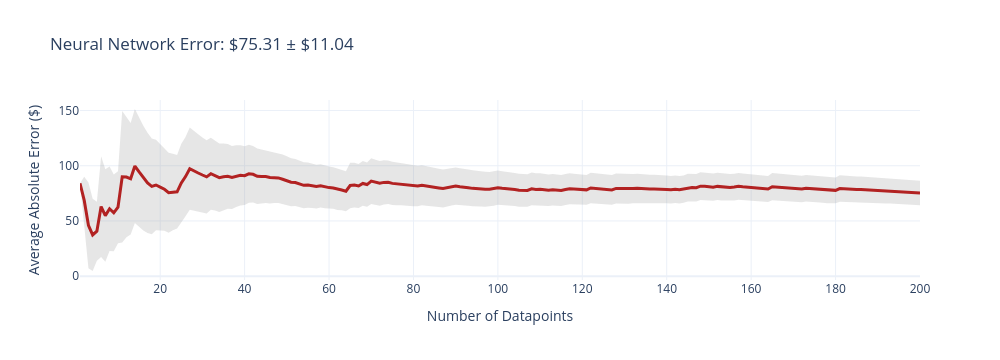
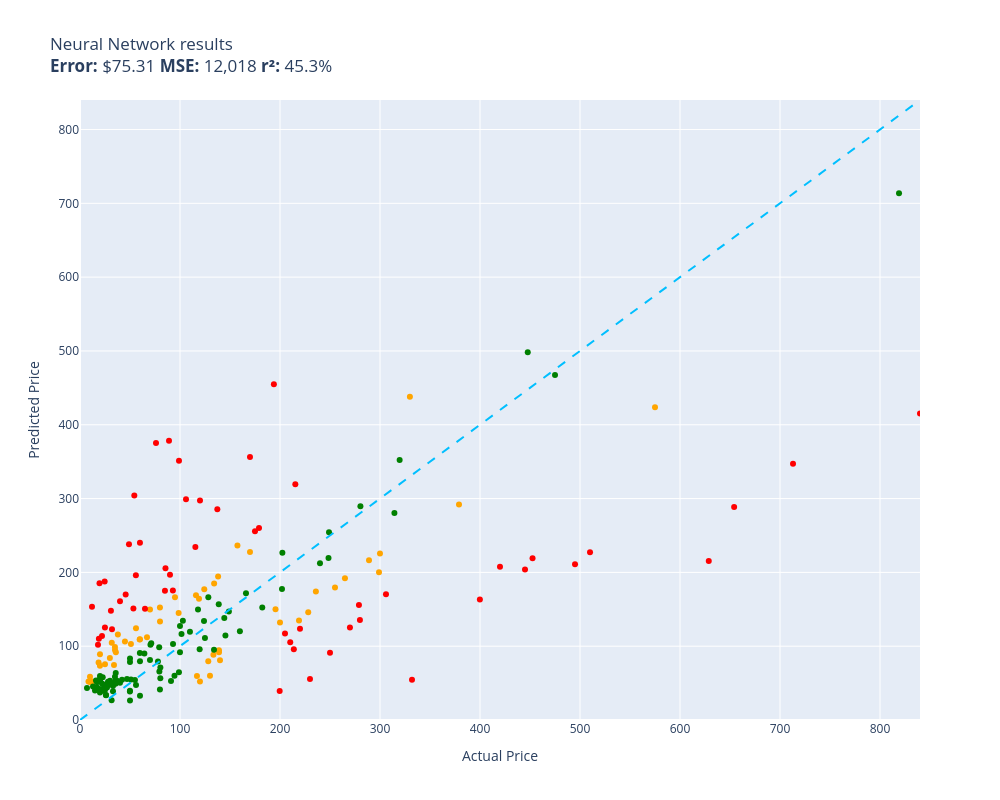

The notebook cell these images were saved under, in order:
### Code cell
evaluate(neural_network, test)

### Figure 1 — Plotly figure (JSON) as saved in the notebook; plotly's stock layout.template omitted (floating-point values rounded to 4 significant figures; data arrays with more than 128 entries replaced by an {"elided": "..."} marker saying what was removed)
{"data": [{"fill": "toself", "fillcolor": "rgba(128,128,128,0.2)", "hoverinfo": "skip", "line": {"color": "rgba(255,255,255,0)"}, "name": "95% CI", "showlegend": false, "type": "scatter", "x": {"elided": "400 int values"}, "y": {"elided": "400 float values"}}, {"customdata": {"elided": "200x1 float values"}, "hovertemplate": "n=%{x}<br>Avg Error=$%{y:,.2f}<br>±95% CI=$%{customdata[0]:,.2f}<extra></extra>", "line": {"color": "firebrick", "width": 3}, "mode": "lines", "name": "Cumulative Avg Error", "type": "scatter", "x": {"elided": "200 int values"}, "y": {"elided": "200 float values"}}], "layout": {"height": 360, "showlegend": false, "title": {"text": "Neural Network Error: $75.31 ± $11.04"}, "width": 1000, "xaxis": {"title": {"text": "Number of Datapoints"}}, "yaxis": {"title": {"text": "Average Absolute Error ($)"}}}}

### Figure 2 — Plotly figure (JSON) as saved in the notebook; plotly's stock layout.template omitted (floating-point values rounded to 4 significant figures)
{"data": [{"customdata": [["Old Blood Noise Excess V2 Distortion Cho...\nGuess=$134.92 Actual=$219.00"], ["telpo Headlight Assembly Fit For 15 Camr...\nGuess=$169.13 Actual=$115.99"], ["Stand for Raven Pro Document Scanner - P...\nGuess=$83.87 Actual=$29.85"], ["Pump Head TBVECHI 175PSI 4KW 5.5HP 21CFM...\nGuess=$437.92 Actual=$329.90"], ["Metabo HPT 36V MultiVolt™ Cordless Rotar...\nGuess=$291.80 Actual=$379.00"], ["46mm Digital Pro High-Resolution Close-U...\nGuess=$89.07 Actual=$19.99"], ["PEMP E65 E66 CDC Simulate Optical Fiber ...\nGuess=$164.17 Actual=$119.00"], ["Aolemi Oil Rubbed Bronze Single Function...\nGuess=$144.95 Actual=$98.65"], ["Evergreen HSHB2005 Cylinder Head Gasket ...\nGuess=$109.01 Actual=$59.69"], ["Southwire 120V/15A Right Angle User Atta...\nGuess=$116.00 Actual=$37.87"], ["15\" Locking Shower Head Extension Arm in...\nGuess=$152.46 Actual=$79.95"], ["Tidal Front + Rear Fender Flares 4PC Poc...\nGuess=$179.38 Actual=$254.99"], ["DALDED LED Light Kit for Lego Sonic Gree...\nGuess=$75.68 Actual=$24.99"], ["Baseball Backpacks Large 18 Inch Bookbag...\nGuess=$104.55 Actual=$31.77"], ["3D Tree Hole Branches 075 Stair Risers D...\nGuess=$59.90 Actual=$129.99"], ["Diversitech WG840585 Motor, (Ddb) 1/3Hp,...\nGuess=$185.10 Actual=$134.12"], ["Laisomeke Waterproof Junction Box, Unive...\nGuess=$52.01 Actual=$11.99"], ["Sumerain S1339CM Double Handle Widesprea...\nGuess=$174.00 Actual=$235.86"], ["Beck/Arnley 0421945 Air Filter\nGuess=$91.80 Actual=$35.87"], ["Dell Optiplex 390 Desktop Computer i3 3....\nGuess=$177.03 Actual=$124.27"], ["IQShield Screen Protector Compatible wit...\nGuess=$51.45 Actual=$9.95"], ["Neporal Full Spectrum Light Bulb, 6000K ...\nGuess=$77.83 Actual=$18.59"], ["Pidoko Kids Train Table, Grey with 90 Pc...\nGuess=$52.11 Actual=$119.97"], ["LEGO Marvel Avengers War Machine Buster ...\nGuess=$109.54 Actual=$59.95"], ["Trim Kit for 2-handle Shower & Tub Valve...\nGuess=$166.42 Actual=$94.99"], ["KS K-STORM Replacement Silicone Mushroom...\nGuess=$52.13 Actual=$8.50"], ["Pioneer 2AM401-BN Two Handle Kitchen Fau...\nGuess=$145.84 Actual=$228.22"], ["LSSAGOON Backpack for Women Teen Kids Gi...\nGuess=$74.43 Actual=$33.99"], ["Grey Pneumatic 1311SD Impact Socket Set\nGuess=$236.36 Actual=$157.43"], ["Walker Exhaust Ultra EPA 16478 Direct Fi...\nGuess=$423.82 Actual=$574.99"], ["4pc Wheel Spacers Adapters 4\" (2inch Per...\nGuess=$59.66 Actual=$116.95"], ["Urth 62mm UV, Circular Polarizing (CPL),...\nGuess=$91.95 Actual=$139.00"], ["Mikrotik RB3011UIAS-RM RouterBOARD 10xGi...\nGuess=$200.29 Actual=$299.00"], ["MXR Carbon Copy Deluxe Analog Delay Guit...\nGuess=$150.13 Actual=$195.50"], ["Chalkboard Name Badges with Magnetic Bac...\nGuess=$73.59 Actual=$19.95"], ["Linkloos Solar Street Lights Outdoor Wat...\nGuess=$124.24 Actual=$55.99"], ["Universal Power Group 12V 100Ah Sealed L...\nGuess=$132.22 Actual=$199.99"], ["New Replacement seat cover fits Yamaha M...\nGuess=$94.64 Actual=$138.95"], ["Skullcandy Hesh Evo Bluetooth Headphones...\nGuess=$149.86 Actual=$69.99"], ["ROHL WSGUM3018WH Wire Sink Grids, White\nGuess=$79.64 Actual=$128.28"], ["ASUS VY279HE-W 27” 1080P Monitor - White...\nGuess=$194.41 Actual=$138.10"], ["200 ' feet True 14 Gauge AWG CCA Speaker...\nGuess=$106.25 Actual=$44.95"], ["APS iBoard (304 Stainless Steel Polished...\nGuess=$192.04 Actual=$264.95"], ["StonKraft Brass Chess Board Game Set wit...\nGuess=$81.01 Actual=$140.00"], ["Audio Techinca ATW-T1002 System 10 Handh...\nGuess=$216.30 Actual=$289.00"], ["Replacement Remote Control fit for Sony ...\nGuess=$58.63 Actual=$9.99"], ["HP Laserjet 2100 Laser Printer W/Test Pr...\nGuess=$225.59 Actual=$299.98"], ["Targus CityGear Durable Backpack, Black,...\nGuess=$88.50 Actual=$133.43"], ["KZ ZS10 Pro in Ear Monitor Headphone KZ ...\nGuess=$112.12 Actual=$66.99"], ["Jada Toys Ryan's World Combo Panda Airli...\nGuess=$99.04 Actual=$34.94"], ["Pyle 2x120 Watt Home Audio Speaker Power...\nGuess=$102.90 Actual=$50.92"], ["STICKGOO Peel and Stick Backsplash for K...\nGuess=$94.74 Actual=$34.99"], ["MonMount Triple Monitor Stand Freestandi...\nGuess=$133.44 Actual=$79.99"], ["Xiaomi Redmi 10 2022 NFC 4G LTE (128GB +...\nGuess=$227.78 Actual=$169.99"]], "hovertemplate": "%{customdata[0]}<extra></extra>", "legendgroup": "orange", "marker": {"color": "orange", "size": 6, "symbol": "circle"}, "mode": "markers", "name": "orange", "orientation": "v", "showlegend": true, "type": "scatter", "x": [219.0, 116.0, 29.85, 329.9, 379.0, 19.99, 119.0, 98.65, 59.69, 37.87, 79.95, 255.0, 24.99, 31.77, 130.0, 134.1, 11.99, 235.9, 35.87, 124.3, 9.95, 18.59, 120.0, 59.95, 94.99, 8.5, 228.2, 33.99, 157.4, 575.0, 117.0, 139.0, 299.0, 195.5, 19.95, 55.99, 200.0, 138.9, 69.99, 128.3, 138.1, 44.95, 264.9, 140.0, 289.0, 9.99, 300.0, 133.4, 66.99, 34.94, 50.92, 34.99, 79.99, 170.0], "xaxis": "x", "y": [134.9, 169.1, 83.87, 437.9, 291.8, 89.07, 164.2, 145.0, 109.0, 116.0, 152.5, 179.4, 75.68, 104.5, 59.9, 185.1, 52.01, 174.0, 91.8, 177.0, 51.45, 77.83, 52.11, 109.5, 166.4, 52.13, 145.8, 74.43, 236.4, 423.8, 59.66, 91.95, 200.3, 150.1, 73.59, 124.2, 132.2, 94.64, 149.9, 79.64, 194.4, 106.2, 192.0, 81.01, 216.3, 58.63, 225.6, 88.5, 112.1, 99.04, 102.9, 94.74, 133.4, 227.8], "yaxis": "y"}, {"customdata": [["NewPower99 Battery Kit for Samsung Galax...\nGuess=$54.12 Actual=$54.95"], ["EXMAX NG-10X Fresnel Lens Focusing Adapt...\nGuess=$81.35 Actual=$69.98"], ["SuppliesOutlet Compatible Toner Cartridg...\nGuess=$138.14 Actual=$144.29"], ["8544771 Dryer Heating Element, 279816 Th...\nGuess=$63.67 Actual=$35.74"], ["Panasonic KX-TG6511B DECT 6.0 PLUS Expan...\nGuess=$98.52 Actual=$79.20"], ["LOVE MEI Galaxy S10 Lite Case, Military ...\nGuess=$38.96 Actual=$32.98"], ["GJY Portable TV,10.6 inch Mini TV for AT...\nGuess=$65.77 Actual=$79.36"], ["LD Products Compatible Toner Cartridge R...\nGuess=$78.74 Actual=$49.98"], ["Intermatic PX300 12V 300W Transformer wi...\nGuess=$95.30 Actual=$134.00"], ["CORSAIR Dominator Platinum RGB 32GB (2x1...\nGuess=$134.08 Actual=$124.00"], ["June Garden 12\" Sweet Dolly Charlotte - ...\nGuess=$54.98 Actual=$19.99"], ["Clementoni 39132.5 Jigsaw Puzzle 1,000 P...\nGuess=$41.42 Actual=$79.95"], ["10GBase-LR SFP+ Transceiver, Handar 10GB...\nGuess=$59.54 Actual=$19.99"], ["GanFindX Portable Car Hand Controls for ...\nGuess=$120.34 Actual=$159.90"], ["KOMPUTERBAY 4GB 2X 2GB DDR2 1066MHz PC2-...\nGuess=$56.47 Actual=$80.34"], ["Canon EOS Rebel T7 Digital SLR Camera wi...\nGuess=$713.56 Actual=$819.00"], ["Mylites+ Standard Comic Book Mylar Sleev...\nGuess=$52.04 Actual=$34.99"], ["Wenger City Upgrade Laptop Backpack with...\nGuess=$114.32 Actual=$145.42"], ["AUTOFREE LED Tail Lights Assembly Compat...\nGuess=$177.59 Actual=$201.99"], ["Adams Check Payment and Deposit Register...\nGuess=$49.19 Actual=$35.49"], ["KOHLER 18865-CP Filtered Water Faucet, P...\nGuess=$467.31 Actual=$475.00"], ["Fjallraven, Kanken Laptop 15\" Backpack f...\nGuess=$95.71 Actual=$119.65"], ["Retevis RT68 Soft Earhook Walkie Talkie ...\nGuess=$43.21 Actual=$6.99"], ["Evan-Fischer Front Bumper Cover Compatib...\nGuess=$226.68 Actual=$202.38"], ["Webcem Solar Shed Light Outdoor Indoor, ...\nGuess=$79.28 Actual=$77.96"], ["Festool 492370 Platin 2 S1000 Grit 6-Inc...\nGuess=$52.94 Actual=$91.00"], ["Western Digital Enterprise RE4-GP 2TB SA...\nGuess=$119.40 Actual=$109.95"], ["VLAND LED Smoked Taillights Compatible F...\nGuess=$212.33 Actual=$239.99"], ["PM Auto Front Right Quick Complete Strut...\nGuess=$111.17 Actual=$124.94"], ["Tablet PC Cover Compatible with Lenovo T...\nGuess=$26.75 Actual=$31.61"], ["Miyaya@ Funny Animal Masks Collection fo...\nGuess=$44.03 Actual=$16.99"], ["Ultra Duster Canned Air Net 10 Oz 6-Pack\nGuess=$38.59 Actual=$49.90"], ["Liberty Imports 12 Pack: US Military Toy...\nGuess=$51.23 Actual=$16.98"], ["Ceramic Talavera Mexican Tile 4x4\", 9 Pi...\nGuess=$48.37 Actual=$29.95"], ["Marvel Legends Series X-Men 6-Inch Archa...\nGuess=$64.78 Actual=$98.95"], ["Intrepid International Dressage Letters-...\nGuess=$43.89 Actual=$26.99"], ["ANZO USA 111207 GMC SIERRA 99-06 / YUKON...\nGuess=$152.35 Actual=$182.28"], ["KUNN Small Electrician Tool Pouch Utilit...\nGuess=$42.01 Actual=$21.99"], ["iPhone 12/12 Pro Nicaragua Guardabarranc...\nGuess=$37.09 Actual=$19.97"], ["Replacement Remote Control for PANASONIC...\nGuess=$58.74 Actual=$34.95"], ["4LT LUMINETTE Vanity Opal GLS BSN\nGuess=$127.26 Actual=$99.99"], ["GE RPWF SmartWater Comparable Refrigerat...\nGuess=$53.18 Actual=$36.99"], ["MGP Caliper Covers 39011SACURD Red Powde...\nGuess=$254.45 Actual=$249.00"], ["LSI Broadcom SAS 9300-8i 8-port 12Gb/s S...\nGuess=$149.57 Actual=$118.00"], ["NewFantasia Replacement Audio Cable with...\nGuess=$49.02 Actual=$31.00"], ["MONOCARBON Forged Carbon Fiber Case for ...\nGuess=$32.79 Actual=$59.99"], ["AC Compressor & A/C Kit For BMW 335i 335...\nGuess=$280.31 Actual=$314.41"], ["DuraGo 29515020 Front Hub Assembly\nGuess=$166.35 Actual=$128.34"], ["GENUINE VOLVO THERMOSTAT (3.0, 3.2) S60 ...\nGuess=$134.46 Actual=$102.85"], ["USB Charger, CIVIE High Speed 60W Multip...\nGuess=$53.44 Actual=$15.99"], ["Pyle Wireless Rear View Backup Camera - ...\nGuess=$102.06 Actual=$70.45"], ["Cardone 84-58642 New HEI Electronic Dist...\nGuess=$171.57 Actual=$165.99"], ["Hp Pavilion P7-1257c Motherboard Aahd3-h...\nGuess=$90.87 Actual=$59.86"], ["Kastar Battery Pack Replacement for Sony...\nGuess=$54.02 Actual=$19.99"], ["Amana Tool - SC587 Carbide Tipped 3-Wing...\nGuess=$103.85 Actual=$71.23"], ["AZX Stylus Pencil for Apple iPad Pro 202...\nGuess=$53.20 Actual=$29.99"], ["Raspberry Pi 3 Model B+ Aluminum Case Me...\nGuess=$40.13 Actual=$14.99"], ["LCD Screen for Dell Inspiron 17R 17.3\" H...\nGuess=$90.18 Actual=$64.37"], ["Diversitech UC2436-3 Ultralite Condenser...\nGuess=$70.96 Actual=$80.39"], ["200 Couples Conversation Cards - Enjoy B...\nGuess=$46.11 Actual=$32.97"], ["The Puppet Company - Carpet-Unicorn, Whi...\nGuess=$41.94 Actual=$19.00"], ["KYX Racing Hardened Steel Center Drive S...\nGuess=$55.57 Actual=$46.99"], ["Baumgartens Sicurix Blank PVC ID Cards (...\nGuess=$54.09 Actual=$19.11"], ["OEM Samsung Remote Control Shipped with ...\nGuess=$47.30 Actual=$56.00"], ["Venom Power Terra Hunter R/T+ R/T All-Te...\nGuess=$352.11 Actual=$319.65"], ["Custom Engagement Logo Desk Embosser Sea...\nGuess=$39.67 Actual=$49.95"], ["520 Pieces Christmas Envelope Seal Stick...\nGuess=$33.37 Actual=$25.99"], ["LD Compatible Ink Cartridge Replacement ...\nGuess=$54.41 Actual=$41.99"], ["BestPricedDecals Wine A BIT, You'll Feel...\nGuess=$45.41 Actual=$12.98"], ["VATOS 4 Packs Bubble Machine Gun for Kid...\nGuess=$39.56 Actual=$22.88"], ["Steering Wheel, Carbon Fiber Automotive ...\nGuess=$498.27 Actual=$447.74"], ["BXYJY for Samsung Galaxy Z Fold 3 Case w...\nGuess=$26.40 Actual=$49.99"], ["VONADO Space Wars Colonial Viper MK1 Bui...\nGuess=$50.30 Actual=$39.99"], ["Disney Princess Sparkling Princess Sleep...\nGuess=$44.50 Actual=$24.95"], ["sabermaster TCG Playmat yugioh playmat T...\nGuess=$49.29 Actual=$21.99"], ["Star Wars Die-Cast Metal TITANIUM Series...\nGuess=$57.95 Actual=$22.70"], ["DuraGo BR5330 Front Vented Disc Brake Ro...\nGuess=$116.63 Actual=$101.51"], ["Vinyl Soft Top Roll-up Adjustable Truck ...\nGuess=$146.89 Actual=$148.88"], ["Glovion Music Stand Light, Clip On Piano...\nGuess=$51.99 Actual=$27.99"], ["Samsung DA97-07603B Freezer Ice Maker As...\nGuess=$102.84 Actual=$93.02"], ["Intex River Run Connect Lounge (Four)\nGuess=$59.94 Actual=$94.49"], ["Think Gizmos Build Your Own Robot Toys f...\nGuess=$40.80 Actual=$24.95"], ["PowerSport Front Rear Brakes and Rotors ...\nGuess=$219.63 Actual=$248.51"], ["Viola Bow 4/4 Full Size Carbon Fiber (Bl...\nGuess=$83.27 Actual=$49.99"], ["Fender Hendrix Voodoo Child Coiled Instr...\nGuess=$79.48 Actual=$59.99"], ["W11130208 W10695459 Refrigerator LED Mod...\nGuess=$48.46 Actual=$26.59"], ["Garmin 010-12402-10 GT15M-TM Transom-Mou...\nGuess=$156.68 Actual=$138.74"], ["Fitness Center Gym Room Weight Train Dua...\nGuess=$91.72 Actual=$99.99"], ["For Volvo C70 S70 V70 V40 S40 AC Compres...\nGuess=$289.43 Actual=$280.41"], ["Refresh NSF-53 Premium Replacement Refri...\nGuess=$54.72 Actual=$50.99"], ["NICKSTON Red Sparkling Glitter Slim Band...\nGuess=$33.73 Actual=$25.99"]], "hovertemplate": "%{customdata[0]}<extra></extra>", "legendgroup": "green", "marker": {"color": "green", "size": 6, "symbol": "circle"}, "mode": "markers", "name": "green", "orientation": "v", "showlegend": true, "type": "scatter", "x": [54.95, 69.98, 144.3, 35.74, 79.2, 32.98, 79.36, 49.98, 134.0, 124.0, 19.99, 79.95, 19.99, 159.9, 80.34, 819.0, 34.99, 145.4, 202.0, 35.49, 475.0, 119.7, 6.99, 202.4, 77.96, 91.0, 110.0, 240.0, 124.9, 31.61, 16.99, 49.9, 16.98, 29.95, 98.95, 26.99, 182.3, 21.99, 19.97, 34.95, 99.99, 36.99, 249.0, 118.0, 31.0, 59.99, 314.4, 128.3, 102.8, 15.99, 70.45, 166.0, 59.86, 19.99, 71.23, 29.99, 14.99, 64.37, 80.39, 32.97, 19.0, 46.99, 19.11, 56.0, 319.6, 49.95, 25.99, 41.99, 12.98, 22.88, 447.7, 49.99, 39.99, 24.95, 21.99, 22.7, 101.5, 148.9, 27.99, 93.02, 94.49, 24.95, 248.5, 49.99, 59.99, 26.59, 138.7, 99.99, 280.4, 50.99, 25.99], "xaxis": "x", "y": [54.12, 81.35, 138.1, 63.67, 98.52, 38.96, 65.77, 78.74, 95.3, 134.1, 54.98, 41.42, 59.54, 120.3, 56.47, 713.6, 52.04, 114.3, 177.6, 49.19, 467.3, 95.71, 43.21, 226.7, 79.28, 52.94, 119.4, 212.3, 111.2, 26.75, 44.03, 38.59, 51.23, 48.37, 64.78, 43.89, 152.3, 42.01, 37.09, 58.74, 127.3, 53.18, 254.5, 149.6, 49.02, 32.79, 280.3, 166.4, 134.5, 53.44, 102.1, 171.6, 90.87, 54.02, 103.9, 53.2, 40.13, 90.18, 70.96, 46.11, 41.94, 55.57, 54.09, 47.3, 352.1, 39.67, 33.37, 54.41, 45.41, 39.56, 498.3, 26.4, 50.3, 44.5, 49.29, 57.95, 116.6, 146.9, 51.99, 102.8, 59.94, 40.8, 219.6, 83.27, 79.48, 48.46, 156.7, 91.72, 289.4, 54.72, 33.73], "yaxis": "y"}, {"customdata": [["RBC12-UPC Replacement Battery Cartridge ...\nGuess=$55.54 Actual=$229.99"], ["ACDelco GM Original Equipment FW339 Fron...\nGuess=$319.47 Actual=$215.33"], ["Bam France 2002XL Contoured Hightech Bla...\nGuess=$347.19 Actual=$713.00"], ["Innovative Percussion CB-6 Chamois Bass ...\nGuess=$304.14 Actual=$54.32"], ["APS iBoard 6-inch Aluminum (Black Powder...\nGuess=$105.25 Actual=$210.23"], ["HK SYSTEMS 13\" Heavy Duty Black \"Push\" O...\nGuess=$175.14 Actual=$84.95"], ["SKB iSeries 3i-13096-6KP Case for BlackM...\nGuess=$255.80 Actual=$174.99"], ["Bam Trekking 3027SB Single Black Clarine...\nGuess=$54.54 Actual=$332.00"], ["DEWALT 20V MAX* XR Impact Driver with Bl...\nGuess=$219.15 Actual=$452.53"], ["Mini PC, Kinupute Desktop Computer E3-12...\nGuess=$211.05 Actual=$495.00"], ["Deco Mount Pro Tripod Microphone Stand w...\nGuess=$240.06 Actual=$59.95"], ["Scranton & Co 3 Drawer Mobile File Cabin...\nGuess=$234.27 Actual=$115.35"], ["Task T24287 Roman Ogee Router Bit with 1...\nGuess=$196.01 Actual=$55.88"], ["Travelpro Platinum Elite Slim Business L...\nGuess=$95.87 Actual=$213.83"], ["JRready ST6313 DT Deutsch Connector Kit,...\nGuess=$39.28 Actual=$199.68"], ["Dakota Alert MURS Alert Probe Sensor - M...\nGuess=$123.67 Actual=$219.99"], ["152MM Hole Saws M42 Bi-Metal High Speed ...\nGuess=$101.80 Actual=$17.99"], ["Projector, CRAZVIEW Projector with WiFi ...\nGuess=$150.91 Actual=$53.40"], ["MC: Pindicator (Dual Intensity Amber)\nGuess=$161.02 Actual=$40.00"], ["Poison Spyder 10-08-020 Rocker Knocker\nGuess=$215.40 Actual=$628.76"], ["DIMARZIO 204284 DP 163FBK Blues Bucker G...\nGuess=$196.67 Actual=$89.99"], ["Lighted Triangle Mirror Cabinet Bathroom...\nGuess=$203.93 Actual=$445.00"], ["BESTILL Wall Mounted Shower Faucet Set, ...\nGuess=$375.13 Actual=$76.00"], ["Trail Gear Twin Stick Kit for Top Shift ...\nGuess=$135.61 Actual=$279.92"], ["Engine Thermostat, Replace 19301-PAA-306...\nGuess=$110.20 Actual=$18.89"], ["Satco S9596, 4 Count (Pack of 1), 4.18\nGuess=$153.45 Actual=$12.00"], ["Kingston Brass KS269SN Kingston Clawfoot...\nGuess=$170.30 Actual=$305.99"], ["EMART Photography C Stand with Boom Arm,...\nGuess=$297.51 Actual=$119.99"], ["KOHLER K-1185540-CP Assembly-Slider\nGuess=$170.01 Actual=$45.67"], ["Aeromotive 13304 Regulator, X1 Adjustabl...\nGuess=$125.25 Actual=$269.95"], ["Royal Designs, Inc. Decorative Abundant ...\nGuess=$125.25 Actual=$24.95"], ["Canon Sure Shot 90u 35mm Date Camera\nGuess=$163.26 Actual=$399.89"], ["Wilkinson LOW GAUSS Vintage Tone Strat S...\nGuess=$147.90 Actual=$30.93"], ["Ibanez M510OVS Acoustic Mandolin in Vint...\nGuess=$356.22 Actual=$169.99"], ["Berta (6 Pieces) 1-1/4 inch Overlay, 90 ...\nGuess=$187.69 Actual=$24.66"], ["CradlePoint Compact Broadband Router (CB...\nGuess=$378.35 Actual=$89.00"], ["Auertech Portable Washing Machine, 14lbs...\nGuess=$351.15 Actual=$98.99"], ["18 Inch White Undermount Kitchen Sink - ...\nGuess=$260.17 Actual=$179.00"], ["Evan Fischer Radiator Cooling Fan Assemb...\nGuess=$285.59 Actual=$137.34"], ["ECCPP Power Steering Pump for 2009-2010 ...\nGuess=$205.69 Actual=$85.48"], ["UPR Mach 1 Chin Spoiler Fits 94-98 Musta...\nGuess=$150.82 Actual=$64.99"], ["SP Air Corporation SP-8102BU 1/4-Inch He...\nGuess=$117.13 Actual=$204.99"], ["Music Hall pa15.3 MM/MC Phono Preamplifi...\nGuess=$91.27 Actual=$250.00"], ["Lorell Bell Chair Glide, 2.5\", Black\nGuess=$185.27 Actual=$19.50"], ["4 Inches Rolled Muffler Tip Catback Exha...\nGuess=$455.01 Actual=$193.88"], ["CTLAMP XL-2100 Professional Quality XL-2...\nGuess=$122.79 Actual=$32.00"], ["Competition Clutch Disc and Pressure Pla...\nGuess=$227.23 Actual=$510.00"], ["KUNFINE Android Radio CarPlay & Android ...\nGuess=$299.03 Actual=$106.00"], ["VIPMOTOZ Sequential Turn Signal Premium ...\nGuess=$155.72 Actual=$278.94"], ["A-Premium Front Suspension Steering Knuc...\nGuess=$238.13 Actual=$48.99"], ["Dell XPS 13 9343-2727SLV 13.3\" Full HD S...\nGuess=$415.37 Actual=$839.99"], ["Pacific Drums PDCM1618TTRB 16 x 18 Inche...\nGuess=$207.70 Actual=$419.99"], ["Blanco 230966 Valea Stainless Steel Sink...\nGuess=$175.61 Actual=$92.88"], ["Empava 24\" Single Wall Ovens 10 Cooking ...\nGuess=$288.46 Actual=$654.14"], ["VTech Strum and Jam Kidi Musical Guitar ...\nGuess=$113.87 Actual=$21.99"]], "hovertemplate": "%{customdata[0]}<extra></extra>", "legendgroup": "red", "marker": {"color": "red", "size": 6, "symbol": "circle"}, "mode": "markers", "name": "red", "orientation": "v", "showlegend": true, "type": "scatter", "x": [230.0, 215.3, 713.0, 54.32, 210.2, 84.95, 175.0, 332.0, 452.5, 495.0, 59.95, 115.3, 55.88, 213.8, 199.7, 220.0, 17.99, 53.4, 40.0, 628.8, 89.99, 445.0, 76.0, 279.9, 18.89, 12.0, 306.0, 120.0, 45.67, 269.9, 24.95, 399.9, 30.93, 170.0, 24.66, 89.0, 98.99, 179.0, 137.3, 85.48, 64.99, 205.0, 250.0, 19.5, 193.9, 32.0, 510.0, 106.0, 278.9, 48.99, 840.0, 420.0, 92.88, 654.1, 21.99], "xaxis": "x", "y": [55.54, 319.5, 347.2, 304.1, 105.3, 175.1, 255.8, 54.54, 219.2, 211.0, 240.1, 234.3, 196.0, 95.87, 39.28, 123.7, 101.8, 150.9, 161.0, 215.4, 196.7, 203.9, 375.1, 135.6, 110.2, 153.5, 170.3, 297.5, 170.0, 125.3, 125.2, 163.3, 147.9, 356.2, 187.7, 378.3, 351.2, 260.2, 285.6, 205.7, 150.8, 117.1, 91.27, 185.3, 455.0, 122.8, 227.2, 299.0, 155.7, 238.1, 415.4, 207.7, 175.6, 288.5, 113.9], "yaxis": "y"}, {"hoverinfo": "skip", "line": {"color": "deepskyblue", "dash": "dash", "width": 2}, "mode": "lines", "name": "y = x", "showlegend": false, "type": "scatter", "x": [0, 840.0], "y": [0, 840.0]}], "layout": {"height": 800, "legend": {"title": {"text": "color"}, "tracegroupgap": 0}, "showlegend": false, "title": {"text": "Neural Network results<br><b>Error:</b> $75.31 <b>MSE:</b> 12,018 <b>r²:</b> 45.3%"}, "width": 1000, "xaxis": {"anchor": "y", "domain": [0, 1], "range": [0, 840.0], "title": {"text": "Actual Price"}}, "yaxis": {"anchor": "x", "domain": [0, 1], "range": [0, 840.0], "title": {"text": "Predicted Price"}}}}
